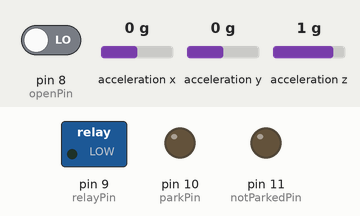
The sketch below on a simulated Arduino Uno, built with avr-gcc and run on an emulated ATmega328P. Parts: switched loads named in the sketch (green lamp = pin HIGH), output pins drawn as LEDs (lit = HIGH). Wiring (inferred from the names in the program): MMA8452 accelerometer at I2C address 0x1C. Inputs (shaded band) come from the test bench; at power-on: pin 8 (openPin) LOW, acceleration x 0 g, acceleration y 0 g, acceleration z 1 g.

Above: at 1.3 s.
1.4 s: pin 8 (openPin) driven HIGH
At 2.5 s:
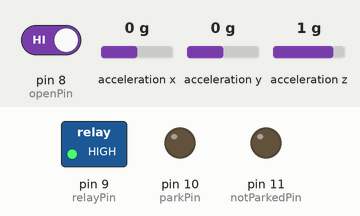
3.0 s: pin 8 (openPin) driven LOW
At 3.9 s:
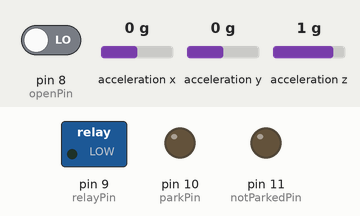
Timing chart, 0 to 6.0 s (numbered marks = the images above; inputs shaded):
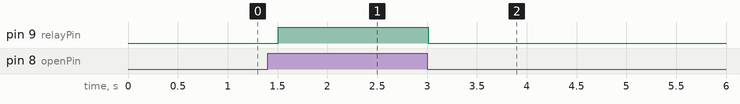

The sketch:

ParkDetector.ino
```cpp
// (licence header left out)
//-=-=-=-=-=-=-=-=-=-=-=-=-=-=-=-=-=-=-=-=-=-=-=-=-=-=-=-=
// Includes
//-=-=-=-=-=-=-=-=-=-=-=-=-=-=-=-=-=-=-=-=-=-=-=-=-=-=-=-=
#include <Wire.h> // Used for I2C
#include <SerialCommand.h>

//-=-=-=-=-=-=-=-=-=-=-=-=-=-=-=-=-=-=-=-=-=-=-=-=-=-=-=-=
// Defines
//-=-=-=-=-=-=-=-=-=-=-=-=-=-=-=-=-=-=-=-=-=-=-=-=-=-=-=-=
// The SparkFun breakout board defaults to 1, set to 0 if SA0 jumper on the bottom of the board is set
#define MMA8452_ADDRESS 0x1C  // 0x1D if SA0 is high, 0x1C if low

//Define a few of the registers that we will be accessing on the MMA8452
#define OUT_X_MSB 0x01
#define XYZ_DATA_CFG  0x0E
#define WHO_AM_I   0x0D
#define CTRL_REG1  0x2A

#define GSCALE 2 // Sets full-scale range to +/-2, 4, or 8g. Used to calc real g values.
//-=-=-=-=-=-=-=-=-=-=-=-=-=-=-=-=-=-=-=-=-=-=-=-=-=-=-=-=
// Hardware pin definitions
//-=-=-=-=-=-=-=-=-=-=-=-=-=-=-=-=-=-=-=-=-=-=-=-=-=-=-=-=

//-=-=-=-=-=-=-=-=-=-=-=-=-=-=-=-=-=-=-=-=-=-=-=-=-=-=-=-=
// Constants
//-=-=-=-=-=-=-=-=-=-=-=-=-=-=-=-=-=-=-=-=-=-=-=-=-=-=-=-=
int openPin = 8;
int relayPin = 9;
int parkPin = 10;
int notParkedPin = 11;

//-=-=-=-=-=-=-=-=-=-=-=-=-=-=-=-=-=-=-=-=-=-=-=-=-=-=-=-=
// Global Variables to keep track of things
//-=-=-=-=-=-=-=-=-=-=-=-=-=-=-=-=-=-=-=-=-=-=-=-=-=-=-=-=
float pi;
double accelGatPark[3];
float tolleranceDegrees;
float deltaAngle;
int isParked;
int openPinValue;
int mountSupplied;
double accelG[3];  // Stores the real accel value in g's

int forceMountOn = false;
int forceParkPinOn = false;


int streamOn = false;


SerialCommand myDeviceCmd;

void setup()
{
  //-=-=-=-=-=-=-=-=-=-=-=-=-=-=-=-=-=-=-=-=-=-=-=-=-=-=-=-=
  // Pin mode and initil setting
  //-=-=-=-=-=-=-=-=-=-=-=-=-=-=-=-=-=-=-=-=-=-=-=-=-=-=-=-=
  pinMode(openPin, INPUT);
  pinMode(relayPin, OUTPUT);
  pinMode(parkPin, OUTPUT);
  pinMode(notParkedPin, OUTPUT);
  digitalWrite(relayPin, LOW);
  digitalWrite(parkPin, LOW);
  digitalWrite(notParkedPin, LOW);

  //-=-=-=-=-=-=-=-=-=-=-=-=-=-=-=-=-=-=-=-=-=-=-=-=-=-=-=-=
  // Start Serial Port
  //-=-=-=-=-=-=-=-=-=-=-=-=-=-=-=-=-=-=-=-=-=-=-=-=-=-=-=-=
  Serial.begin(9600);
  Serial.flush();

  Wire.begin(); //Join the bus as a master

  initMMA8452(); //Test and intialize the MMA8452

  pi = 2 * asin(1.0);

  accelGatPark[0] = (double)  0;  // Stores the real accel value in g's
  accelGatPark[1] = (double)  - 1; // Stores the real accel value in g's
  accelGatPark[2] = (double) - 0; // Stores the real accel value in g's
  double len;
  len = sqrt(pow(accelGatPark[0], 2) + pow(accelGatPark[1], 2) + pow(accelGatPark[2], 2));
  accelGatPark[0] = accelGatPark[0] / len;
  accelGatPark[1] = accelGatPark[1] / len;
  accelGatPark[2] = accelGatPark[2] / len;

  tolleranceDegrees = 4;

  accelG[0] = 0;
  accelG[1] = 0;
  accelG[2] = 0;

  //-=-=-=-=-=-=-=-=-=-=-=-=-=-=-=-=-=-=-=-=-=-=-=-=-=-=-=-=
  // Register command handlers
  //-=-=-=-=-=-=-=-=-=-=-=-=-=-=-=-=-=-=-=-=-=-=-=-=-=-=-=-=
  myDeviceCmd.addCommand("getAll", getAll);
  myDeviceCmd.addCommand("IDENT", Cmd2);
  myDeviceCmd.addCommand("StreamOn", Cmd3);
  myDeviceCmd.addCommand("StreamOff", Cmd4);
  myDeviceCmd.addCommand("isParked", Cmd5);
  myDeviceCmd.addCommand("FrcMntOn",    ForceMountOn);
  myDeviceCmd.addCommand("FrcMntOff",   ForceMountOff);
  myDeviceCmd.addCommand("FrcPPOn",     ForceParkPinOn);
  myDeviceCmd.addCommand("FrcPPOff",    ForceParkPinOff);

}

//-=-=-=-=-=-=-=-=-=-=-=-=-=-=-=-=-=-=-=-=-=-=-=-=-=-=-=-=
// command handlers
//-=-=-=-=-=-=-=-=-=-=-=-=-=-=-=-=-=-=-=-=-=-=-=-=-=-=-=-=

void getAll()
{
  // Print out values
  for (int i = 0 ; i < 3 ; i++)
  {
    Serial.print(accelG[i], 4); // Print g values
    Serial.print(",");  // tabs in between axes
  }
  Serial.print(deltaAngle);
  Serial.print(",");  // tabs in between axes
  if (isParked)     {
    Serial.print("Parked,    ");
  }              else {
    Serial.print("Not Parked,");
  }
  if (openPinValue) {
    Serial.print("Open,    ");
  }                else {
    Serial.print("Not Open,");
  }
  if (mountSupplied) {
    Serial.print("Mount Supplied, ");
  }      else {
    Serial.print("Mount cut off,  ");
  }

  if (forceParkPinOn) {
    Serial.print("ForceParkPinOn=True, ");
  }      else {
    Serial.print("ForceParkPinOn=Flase,");
  }

  if (forceMountOn) {
    Serial.print("ForceMountOn=Ture\t" );
  } else {
    Serial.print("ForceMountOn=Flase\t" );
  }
  Serial.println();
}

void Cmd2()
{
  Serial.println("ParkDetector");
}

void Cmd3()
{
  streamOn=true;
}

void Cmd4()
{
  streamOn=false;
}

void Cmd5()
{
  if (isParked) {
    Serial.println("Parked");
  }
  else {
    Serial.println("Not Parked");
  }
}

void ForceMountOn()
{
  forceMountOn=true;
}

void ForceMountOff()
{
  forceMountOn=false;
}

void ForceParkPinOn()
{
  forceParkPinOn=true;
}

void ForceParkPinOff()
{
  forceParkPinOn=false;
}

void loop()
{
  double len;
  int accelCount[3];  // Stores the 12-bit signed value
  readAccelData(accelCount);  // Read the x/y/z adc values

  openPinValue = digitalRead(openPin);

  // Now we'll calculate the accleration value into actual g's
  double a = 0.5;
  for (int i = 0 ; i <= 2 ; i++)
  {
    accelG[i] = a * accelG[i] + (1 - a) * ((double) accelCount[i] / ((1 << 12) / (2 * GSCALE))); // get actual g value, this depends on scale being set

  }

  len = sqrt(pow(accelG[0], 2) + pow(accelG[1], 2) + pow(accelG[2], 2));
  accelG[0] = accelG[0] / len;
  accelG[1] = accelG[1] / len;
  accelG[2] = accelG[2] / len;

  deltaAngle = (180 / pi) * acos(accelG[0] * accelGatPark[0] + accelG[1] * accelGatPark[1] + accelG[2] * accelGatPark[2]);

  if (forceParkPinOn == true) {
      digitalWrite(parkPin, HIGH);
      digitalWrite(notParkedPin, LOW);
  }
  else {
    if (isParked == 1) {
      if  (deltaAngle > tolleranceDegrees + 2) {
        isParked = 0;
        digitalWrite(parkPin, LOW);
        digitalWrite(notParkedPin, HIGH);
      }
    }
    if (isParked == 0) {
      if  (deltaAngle < tolleranceDegrees - 2) {
        isParked = 1;
        digitalWrite(parkPin, HIGH);
        digitalWrite(notParkedPin, LOW);
      }
    }
  }
  if (forceMountOn == true)
  {
    mountSupplied = 1;
    digitalWrite(relayPin, HIGH);
  }
  else {
    if (isParked == 0 and openPinValue == 0)
    {
      mountSupplied = 0;
      digitalWrite(relayPin, LOW);
    }
    else
    {
      mountSupplied = 1;
      digitalWrite(relayPin, HIGH);
    }
  }

  delay(500);  // Delay here for visibility
  myDeviceCmd.readSerial();

  if (streamOn)
  {
    getAll();
  }

}

void readAccelData(int *destination)
{
  byte rawData[6];  // x/y/z accel register data stored here

  readRegisters(OUT_X_MSB, 6, rawData);  // Read the six raw data registers into data array

  // Loop to calculate 12-bit ADC and g value for each axis
  for (int i = 0; i < 3 ; i++)
  {
    int gCount = (rawData[i * 2] << 8) | rawData[(i * 2) + 1]; //Combine the two 8 bit registers into one 12-bit number
    gCount >>= 4; //The registers are left align, here we right align the 12-bit integer

    // If the number is negative, we have to make it so manually (no 12-bit data type)
    if (rawData[i * 2] > 0x7F)
    {
      gCount = ~gCount + 1;
      gCount *= -1;  // Transform into negative 2's complement #
    }

    destination[i] = gCount; //Record this gCount into the 3 int array
  }
}

// Initialize the MMA8452 registers
// See the many application notes for more info on setting all of these registers:
// http://www.freescale.com/webapp/sps/site/prod_summary.jsp?code=MMA8452Q
void initMMA8452()
{
  byte c = readRegister(WHO_AM_I);  // Read WHO_AM_I register
  if (c == 0x2A) // WHO_AM_I should always be 0x2A
  {
  }
  else
  {
    Serial.print("Could not connect to MMA8452Q: 0x");
    Serial.println(c, HEX);
    while (1) ; // Loop forever if communication doesn't happen
  }

  MMA8452Standby();  // Must be in standby to change registers

  // Set up the full scale range to 2, 4, or 8g.
  byte fsr = GSCALE;
  if (fsr > 8) fsr = 8; //Easy error check
  fsr >>= 2; // Neat trick, see page 22. 00 = 2G, 01 = 4A, 10 = 8G
  writeRegister(XYZ_DATA_CFG, fsr);

  //The default data rate is 800Hz and we don't modify it in this example code

  MMA8452Active();  // Set to active to start reading
}

// Sets the MMA8452 to standby mode. It must be in standby to change most register settings
void MMA8452Standby()
{
  byte c = readRegister(CTRL_REG1);
  writeRegister(CTRL_REG1, c & ~(0x01)); //Clear the active bit to go into standby
}

// Sets the MMA8452 to active mode. Needs to be in this mode to output data
void MMA8452Active()
{
  byte c = readRegister(CTRL_REG1);
  writeRegister(CTRL_REG1, c | 0x01); //Set the active bit to begin detection
}

// Read bytesToRead sequentially, starting at addressToRead into the dest byte array
void readRegisters(byte addressToRead, int bytesToRead, byte * dest)
{
  Wire.beginTransmission(MMA8452_ADDRESS);
  Wire.write(addressToRead);
  Wire.endTransmission(false); //endTransmission but keep the connection active

  Wire.requestFrom(MMA8452_ADDRESS, bytesToRead); //Ask for bytes, once done, bus is released by default

  while (Wire.available() < bytesToRead); //Hang out until we get the # of bytes we expect

  for (int x = 0 ; x < bytesToRead ; x++)
    dest[x] = Wire.read();
}

// Read a single byte from addressToRead and return it as a byte
byte readRegister(byte addressToRead)
{
  Wire.beginTransmission(MMA8452_ADDRESS);
  Wire.write(addressToRead);
  Wire.endTransmission(false); //endTransmission but keep the connection active

  Wire.requestFrom(MMA8452_ADDRESS, 1); //Ask for 1 byte, once done, bus is released by default

  while (!Wire.available()) ; //Wait for the data to come back
  return Wire.read(); //Return this one byte
}

// Writes a single byte (dataToWrite) into addressToWrite
void writeRegister(byte addressToWrite, byte dataToWrite)
{
  Wire.beginTransmission(MMA8452_ADDRESS);
  Wire.write(addressToWrite);
  Wire.write(dataToWrite);
  Wire.endTransmission(); //Stop transmitting
}

//----------------------------------------
```

Measured:
- after the input at 1.4 s, pin 9 (relayPin): LOW → HIGH after 0.11 s
- after the input at 3.0 s, pin 9 (relayPin): HIGH → LOW at once
